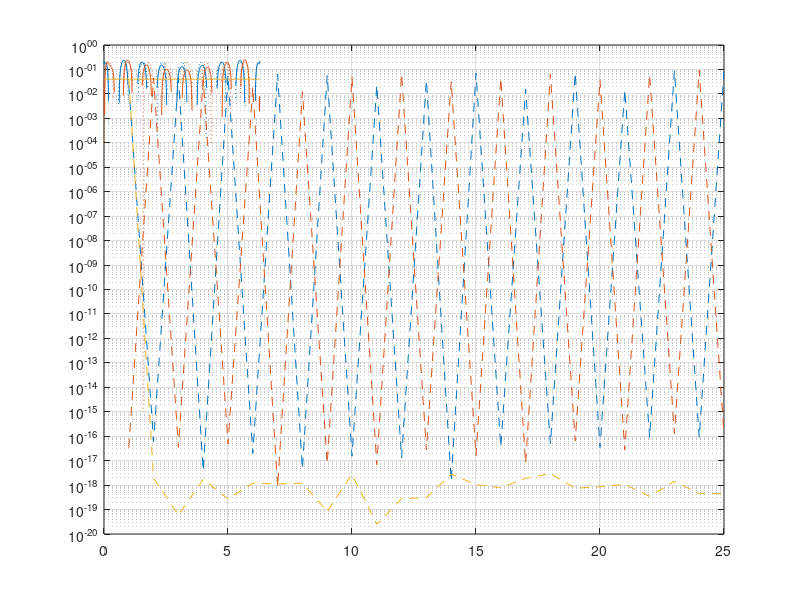

Write MATLAB code to recreate this figure. (Note: this script raises an error after producing the figure.)
clc; close all; clear; mua=[];
%
% cd     '/people/gesla/Documents/git/mtb-work/sn-stab/sn-mod-noack';
%

% Noack system
np=520; %r=24; 
nt=25; 

mu=0.04; r=sqrt(mu); gm=1; %gamma
% mu=0.04+it*0.04; r=sqrt(mu); gm=1; %gamma
% mu=3/4; r=sqrt(mu); gm=1; %gamma
neq=3; %np=100; np=np+2;

%init
om1=8;
t=0:2*pi/(np-1):2*pi; u=r*cos(t*om1); v=r*sin(t*om1)/gm; w=r^2*ones(1,length(t));
T=2*pi/om1; x=u; y=v; z=w;

X=[x',y',z'];
%

 X1=X;
tch=cos(0:pi/(np*1-1):pi)'; tch1=tch;

%
tch=(tch+1)/2*t(end); X=interp1(t,X,tch); X=[r*cos(tch*om1),r*sin(tch*om1),r^2*ones(length(tch),1)]; 

y=X; v2=[y;flipud(y(2:end-1,:))]; z=real(fft(v2)./length(v2)); a=z; a(2:end,:)=2*a(2:end,:); %z are cheb coeffs
zcut=z*0; zcut([1:nt,end-nt+2:end],:)=z([1:nt,end-nt+2:end],:); ycut=ifft(zcut).*length(zcut); ycut=ycut(1:end/2+1,:);

%  plot(t,X1,'--'); hold on; set(gca,"ColorOrderIndex",1);
plot(tch,y,':'); hold on; set(gca,"ColorOrderIndex",1);
plot(tch,ycut,'-'); hold on; set(gca,"ColorOrderIndex",1);
fprintf("cheb init approx accuracy: %4.2e\n",norm(y-ycut,"fro"));
%
u=[reshape(real(a(1:nt,:).'),[3*nt,1])];
u(nt*3+1)=2*pi/t(end);
uinit=u;
% semilogy(abs(a(1:2:end,1)))

% % plot
% neq=3;
% xch=X*0;
% for i=0:nt-1
%     
%     xch(:,1)=xch(:,1)+u(i*neq+1).*cos(i*acos(tch1));
%     xch(:,2)=xch(:,2)+u(i*neq+2).*cos(i*acos(tch1));
%     xch(:,3)=xch(:,3)+u(i*neq+3).*cos(i*acos(tch1));
% end
% 
% plot(tch,xch,'o-'); hold on; set(gca,"ColorOrderIndex",1); %same as ycut
%
close all;
semilogy(abs(reshape(u(1:end-1),[3,nt])'),'--'); hold on; grid on;
%
% u=u*0; u(end-3)=1;
for i=1:15
[g,jac]=calculateRhsAndJac(3,nt,u,r,om1);

fprintf("it: %d \t norm(rhs): %4.2e\n",i,norm(g));

if(norm(g)<1e-12)
    break; 
end
u=u-jac\g;
%     u(4:6)'

end
semilogy(abs(reshape(u(1:end-1),[nt,3])));
% pause;
%%
[U,S,V]=svds(jac(1:end-1,1:end-1),5,'smallest');
% [U,S,V]=svds(jac(1:end,1:end),5,'smallest');


% second stability

nt2=nt;
% l3=zeros(3,nt2*2); l3(1,1:nt2)=ones(1,nt2)*2-mod([0:nt2-1],2)*4; l3(1,1)=1; l31=reshape(l3,[3*nt2*2,1])';
% l3=zeros(3,nt2*2); l3(2,1:nt2)=ones(1,nt2)*2-mod([0:nt2-1],2)*4; l3(2,1)=1; l32=reshape(l3,[3*nt2*2,1])';
% l3=zeros(3,nt2*2); l3(3,1:nt2)=ones(1,nt2)*2-mod([0:nt2-1],2)*4; l3(3,1)=1; l33=reshape(l3,[3*nt2*2,1])';

l3=zeros(3,nt2); l3(1,1:nt2)=ones(1,nt2); r31=reshape(l3,[3*nt2,1])';
l3=zeros(3,nt2); l3(2,1:nt2)=ones(1,nt2);  r32=reshape(l3,[3*nt2,1])';
l3=zeros(3,nt2); l3(3,1:nt2)=ones(1,nt2);  r33=reshape(l3,[3*nt2,1])';


jmod=full(jac(1:end-1,1:end-1));%-b*j2hm+b;
ind=nt*3+1-3;
% jmod(ind,:)=l31;
% jmod(ind+1,:)=l32;
% jmod(ind+2,:)=l33;

bmod=jmod*0;
bmod(ind,:)=r31;
bmod(ind+1,:)=r32;
bmod(ind+2,:)=r33;
%
[evc,evs]=eig(full(jmod),full(bmod)); evs=diag(evs); b=abs(evs)<Inf; evs=evs(b); evc=evc(:,b);

evsAnal=[0;(-1-sqrt(1-8*mu))/2;(-1+sqrt(1-8*mu))/2;];
flmult=exp(evsAnal*T);

fprintf("Result || \n");
fprintf("Analytical fl mult:\n");
disp(flmult');
fprintf("Numerical fl mult:\n");
flnum=1./(1-evs)';
disp(flnum);
save("flnum-"+num2str(nt)+".mat",'nt','flnum','flmult');
close all;
%% visu
close all;
up=u;
neq=3;
xch=X*0;
for i=0:nt-1    
    xch(:,1)=xch(:,1)+up(i*neq+1).*cos(i*acos(tch1));
    xch(:,2)=xch(:,2)+up(i*neq+2).*cos(i*acos(tch1));
    xch(:,3)=xch(:,3)+up(i*neq+3).*cos(i*acos(tch1));
end

% plot(tch,xch,'-'); hold on; set(gca,"ColorOrderIndex",1); %same as ycut
plot3(xch(:,1),xch(:,2),xch(:,3),'-'); hold on; plot3(xch(1,1),xch(1,2),xch(1,3),'>'); hold on; 
grid on; hold on;

%

% up=u+[V(:,5);0];
up=uinit;
neq=3;
xch=X*0;
for i=0:nt-1    
    xch(:,1)=xch(:,1)+up(i*neq+1).*cos(i*acos(tch1));
    xch(:,2)=xch(:,2)+up(i*neq+2).*cos(i*acos(tch1));
    xch(:,3)=xch(:,3)+up(i*neq+3).*cos(i*acos(tch1));
end

% plot(tch,xch,'-'); hold on; set(gca,"ColorOrderIndex",1); %same as ycut
plot3(xch(:,1),xch(:,2),xch(:,3),'-'); hold on; plot3(xch(1,1),xch(1,2),xch(1,3),'>'); hold on; 
grid on; hold on;

%% post conv
clc; clear; close all;
ll=importdata("list");
fl=[]; nt=[];
for i=1:length(ll)
    a=importdata(ll{i}); a2=a;
    nt=[nt;a.nt]; fl=[fl;sort(a.flnum)];
end

[a,b]=sort(nt); nt=nt(b); fl=fl(b,:);
%%
close all;
semilogy(nt,abs(fl-fl./fl.*sort(a2.flmult)'))
legend(num2str(sort(a2.flmult)))
